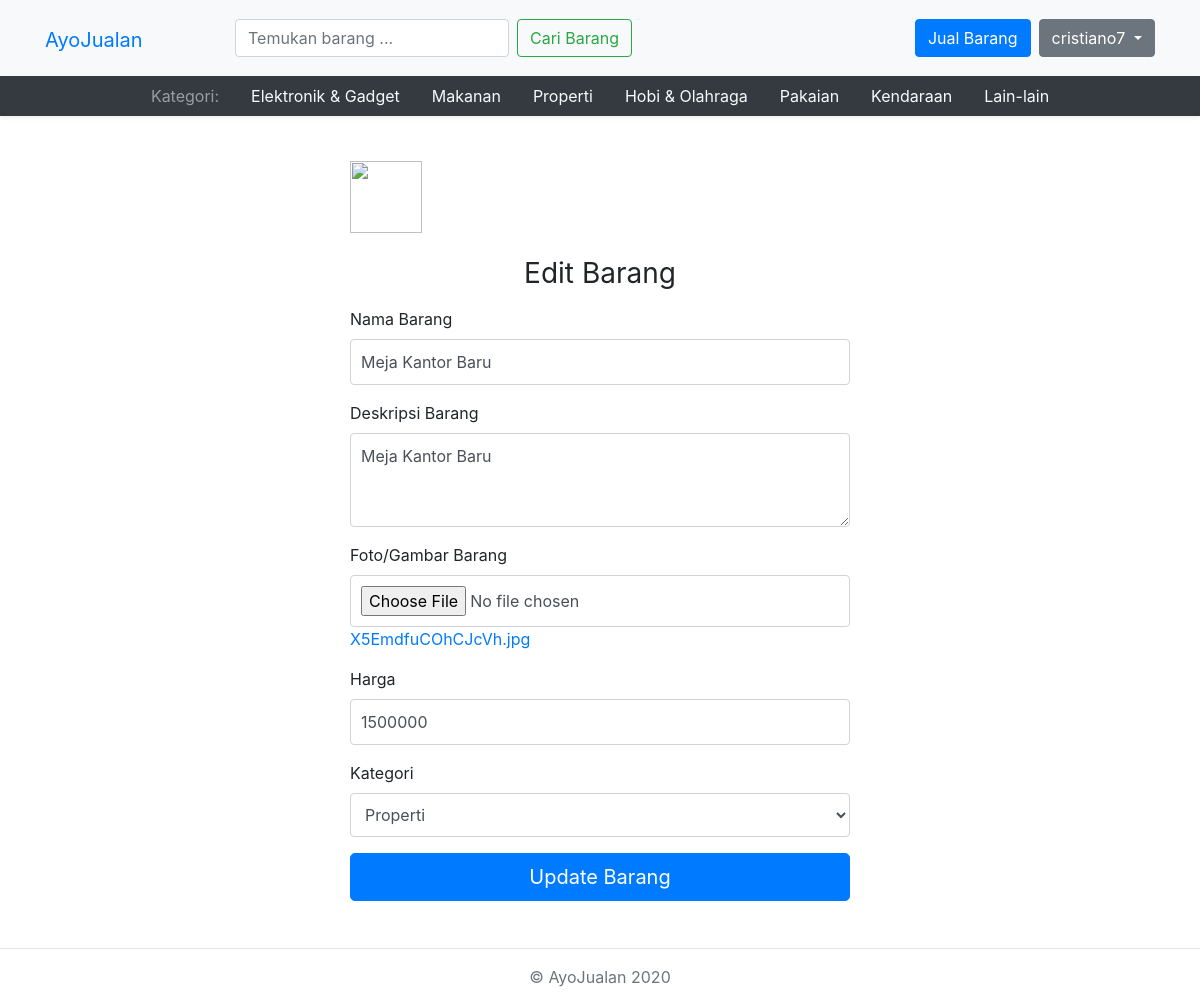
The app's page /public/barang/edit/7 (signed in), older data.
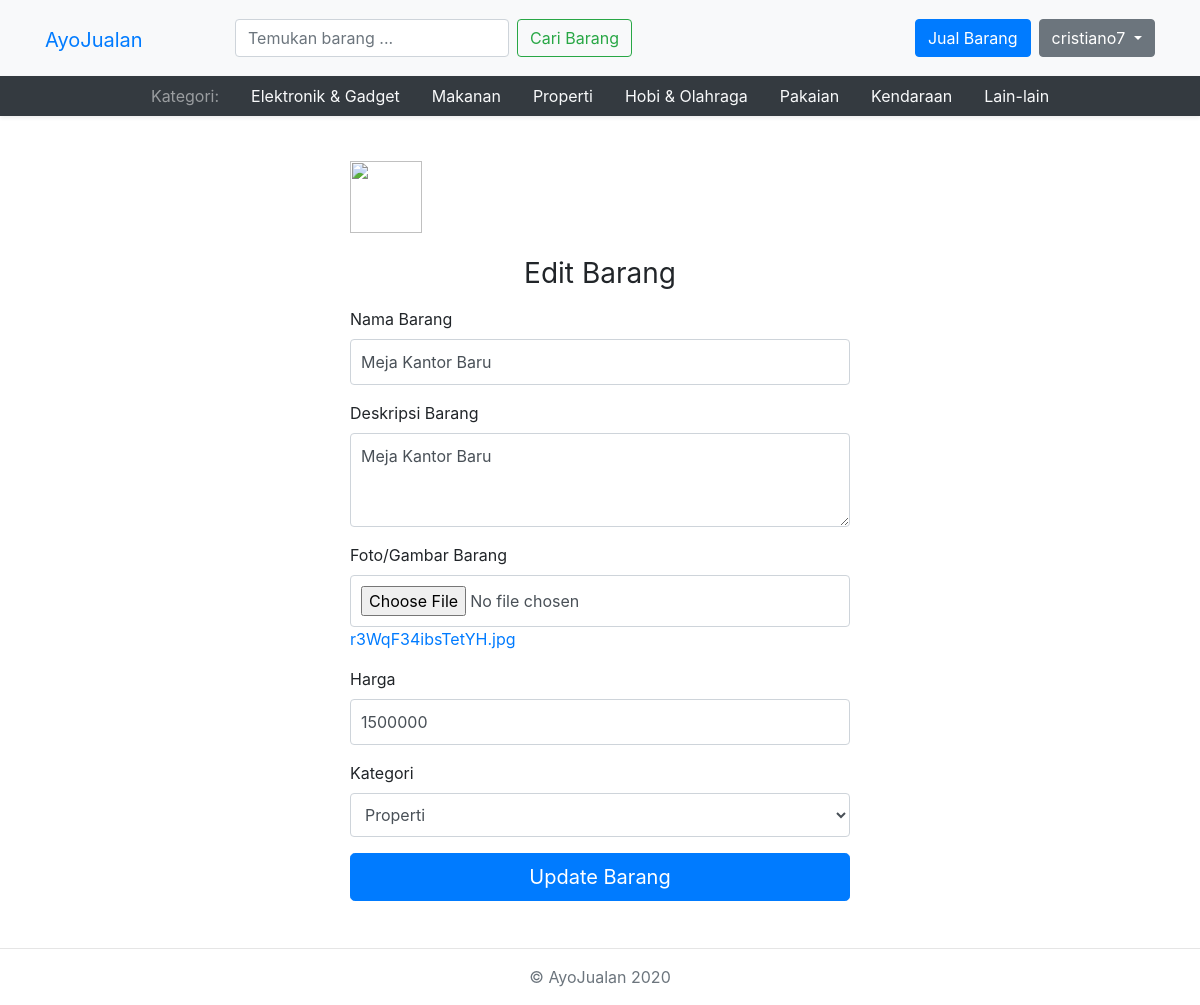
The same page, newer data.
### tables this page shows
CREATE TABLE `barang` (
  `id` int(6) NOT NULL,
  `created_at` timestamp NOT NULL DEFAULT current_timestamp() ON UPDATE current_timestamp(),
  `nama_barang` varchar(40) NOT NULL,
  `deskripsi_barang` text NOT NULL,
  `img_barang` varchar(255) NOT NULL,
  `harga_barang` varchar(20) NOT NULL,
  `status` enum('Belum Terjual','Terjual') NOT NULL,
  `id_kategori` int(2) NOT NULL,
  `id_user` int(6) NOT NULL
);

CREATE TABLE `kategori` (
  `id` int(2) NOT NULL,
  `nama_kategori` varchar(20) NOT NULL
);

### app/core/Controller.php (called while the page is built, shortened)
<?php
class Controller
{
	public function view($view,$data=[])
	{
		$data['kategori'] = $data['kategori'] = $this->model('KategoriModel')->getAllKategori();
		if (isset($_SESSION['user_id'])) {
			$data['user_session'] = $this->model('UserModel')->getDetailUser($_SESSION['user_id']);
		}
		require_once '../app/views/' . $view.'.php';
	}
	public function model($model)
	{
		return new $model;
	}
}

### app/controllers/Barang.php (called while the page is built, shortened)
<?php
class Barang extends Controller
{
  public function edit ($id_barang)
  {
    $data['barang'] = $this->model('BarangModel')->getDetailBarang($id_barang);
    $this->view('templates/start');
    $this->view('barang/edit_barang', $data);
  }
}

### app/core/App.php (called while the page is built, shortened)
<?php
class App{
	protected $method='index';
	protected $params=[];
	public function __construct() {
		$url= $this->parseURL();
		if(file_exists('../app/controllers/' . ucfirst($url[0]).'.php')) {
			unset($url[0]);
		}
		$this->controller=new $this->controller;
		if(isset($url[1])) {
			if(method_exists($this->controller, $url[1]))
			{
				$this->method=$url[1];
				unset($url[1]);
			}
		}
		if(!empty($url)) {
			$this->params=array_values($url);
		}
		call_user_func_array([$this->controller,$this->method],$this->params);
	}
	public function parseURL() {
		if(isset($_GET['url'])) {
			$url=rtrim($_GET['url'],'/');
			$url=filter_var($url, FILTER_SANITIZE_URL);
			$url=explode('/', $url);
			return $url;
		}
	}
}

### public/index.php (called while the page is built, shortened)
<?php
  $app=new App;
?>

### app/core/Database.php (called while the page is built, shortened)
<?php
class Database{
	private $host=DB_HOST;
	private $user=DB_USER;
	private $pass=DB_PASS;
	private $db_name=DB_NAME;
	private $dbh;
	private $stmt;
	public function __construct() {
		$dsn='mysql:host='.$this->host.';dbname='.$this->db_name;
		$option=[
			PDO::ATTR_PERSISTENT=>true,
			PDO::ATTR_ERRMODE=>PDO::ERRMODE_EXCEPTION
		];
		try {
			$this->dbh=new PDO($dsn,$this->user,$this->pass,$option);
		} catch(PDOException $e) {
			die($e->getMessage());
		}
	}
	public function query($query) {
		$this->stmt=$this->dbh->prepare($query);
	}
	public function bind($param,$value,$type=null) {
		if (is_null($type)) {
			switch (true) {
				default:
					$type=PDO::PARAM_STR;
			}
		}
		$this->stmt->bindValue($param,$value,$type);
	}
	public function execute() {
		$this->stmt->execute();
	}
	public function resultSet() {
		$this->execute();
		return $this->stmt->fetchAll(PDO::FETCH_ASSOC);
	}
	public function single() {
		$this->execute();
		return $this->stmt->fetch(PDO::FETCH_ASSOC);
	}
}

### app/models/KategoriModel.php (called while the page is built, shortened)
<?php
class KategoriModel {
	private $table = 'kategori';
	private $db;
	public function __construct()
	{
		$this->db = new Database;
  }
  public function getAllKategori()
  {
    $this->db->query("SELECT * FROM $this->table");
    return $this->db->resultSet();
  }
}

### app/models/UserModel.php (called while the page is built, shortened)
<?php
class UserModel {
	private $table = 'user';
	private $db;
	public function __construct()
	{
		$this->db = new Database;
  }
  public function getDetailUser($id_user)
  {
    $query = "SELECT * FROM $this->table WHERE id=:id_user";
		$this->db->query($query);
		$this->db->bind('id_user', $id_user);
		return $this->db->single();
  }
}

### app/models/BarangModel.php (called while the page is built, shortened)
<?php
class BarangModel {
	private $table = 'barang';
	private $db;
	public function __construct()
	{
		$this->db = new Database;
  }
  public function getDetailBarang($id_barang)
  {
    $this->db->query("SELECT * FROM $this->table where id=:id_barang");
    $this->db->bind('id_barang', $id_barang);
    return $this->db->single();
  }
}

### app/views/barang/edit_barang.php (the view, shortened to what the changed rows need)
<main>
  <form class="form" method="post" action="<?=BASE_URL?>/barang/updateBarang" enctype="multipart/form-data">
    <h1 class="h3 mb-3 text-center font-weight-normal"> Edit Barang</h1>
    <div class="form-group">
      <label for="nama_barang">Nama Barang</label>
      <input type="text" value="<?= $data['barang']['nama_barang'] ?>" name="nama_barang" class="form-control" id="nama_barang" placeholder="Nama barang" required>
    </div>
    <div class="form-group">
      <label for="deskripsi_barang">Deskripsi Barang</label>
      <textarea name="deskripsi_barang" class="form-control" id="deskripsi_barang" rows="3"><?= $data['barang']['nama_barang'] ?></textarea>
    </div>
    <div class="form-group">
      <label for="img_barang">Foto/Gambar Barang</label>
      <input class="form-control" type="file" name="img_barang" id="img_barang">
      <a href="<?= BASE_URL . '/img/' . $data['barang']['img_barang'] ?>" target="_blank">
        <?= $data['barang']['img_barang'] ?>
      </a>
    </div>
    <div class="form-group">
      <label for="harga_barang">Harga</label>
      <input type="text" value="<?= $data['barang']['harga_barang'] ?>" name="harga_barang" class="form-control" id="harga_barang" placeholder="Harga barang" required>
    </div>
    <div class="form-group">
      <label for="kategori">Kategori</label>
      <select class="form-control" name="id_kategori" id="kategori">
        <?php foreach($data['kategori'] as $kategori): ?>
          <option value="<?php echo $kategori['id'] ?>" <?= $kategori['id'] === $data['barang']['id_kategori'] ? "selected" : "" ?>>
            <?php echo $kategori['nama_kategori'] ?>
          </option>
        <?php endforeach; ?>
      </select>
    </div>
  </form>
</main>

Row changes from the older to the newer data that the page shows:
changed barang "Meja Kantor Baru": img_barang "X5EmdfuCOhCJcVh.jpg" → "r3WqF34ibsTetYH.jpg"
